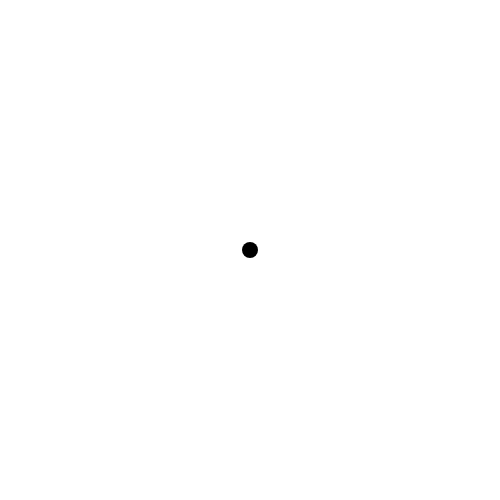
Frame 1 (no input)
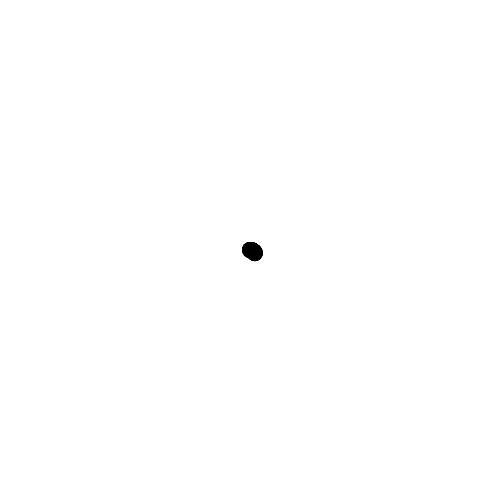
Frame 60 (no input)
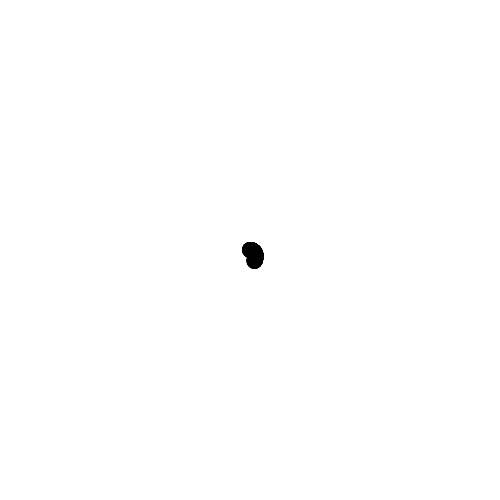
Frame 120 (the mouse pressed at the canvas centre since frame 60)

The p5.js sketch that drew these frames (run headless with seeded random() and noise() and a simulated clock; from frame 60 on, the mouse is pressed at the canvas centre):

// p5.js sketch
// ── sketch.js


let r = 0
let theta = 0

function setup () {

    createCanvas (500,500)
    background(255)
}

function draw () {
    
    let x = r * cos (theta)
    let y = r * sin (theta)

    noStroke();
    fill (0);
    ellipse ( x + width/2 , y + height/2, 16,16);

    theta += 0.01
    r +=.1
}
